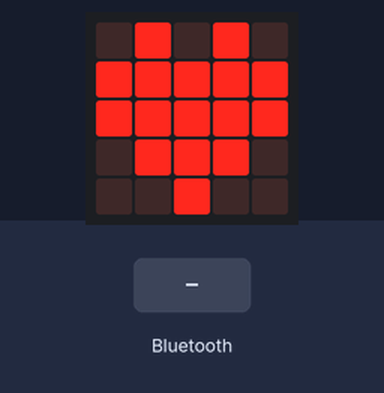
Recording of a program running on a simulated BBC micro:bit (MakeCode). Shown: the board's 5×5 LED display. The test bench sets the inputs (shaded band).

Above: at 1.8 s.
1.9 s: a phone connects over Bluetooth
At 3.1 s:
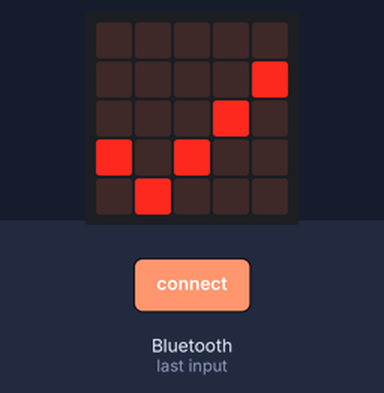
3.4 s: a phone disconnects over Bluetooth
At 4.2 s:
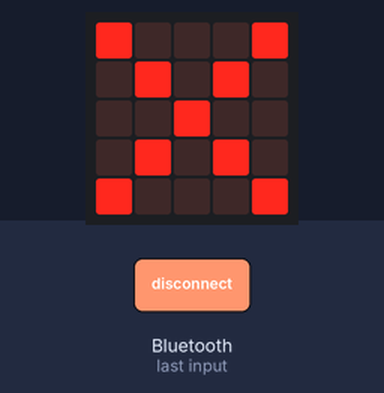
Timing chart, 0 to 6.4 s (numbered marks = the images above; inputs shaded):
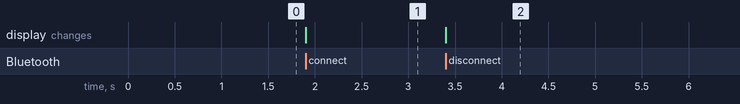

The program:

main.ts
```typescript
bluetooth.onBluetoothConnected(function () {
    basic.showLeds(`
        . . . . .
        . . . . #
        . . . # .
        # . # . .
        . # . . .
        `)
})
bluetooth.onBluetoothDisconnected(function () {
    basic.showLeds(`
        # . . . #
        . # . # .
        . . # . .
        . # . # .
        # . . . #
        `)
})
basic.showIcon(IconNames.Heart)
basic.forever(function () {

})
```

test.ts
```typescript
// 在此处测试；当此软件包作为插件使用时，将不会编译此软件包。
```

Measured:
- after the input at 1.9 s, the display: changes at once (image 1)
- after the input at 3.4 s, the display: changes at once (image 2)
